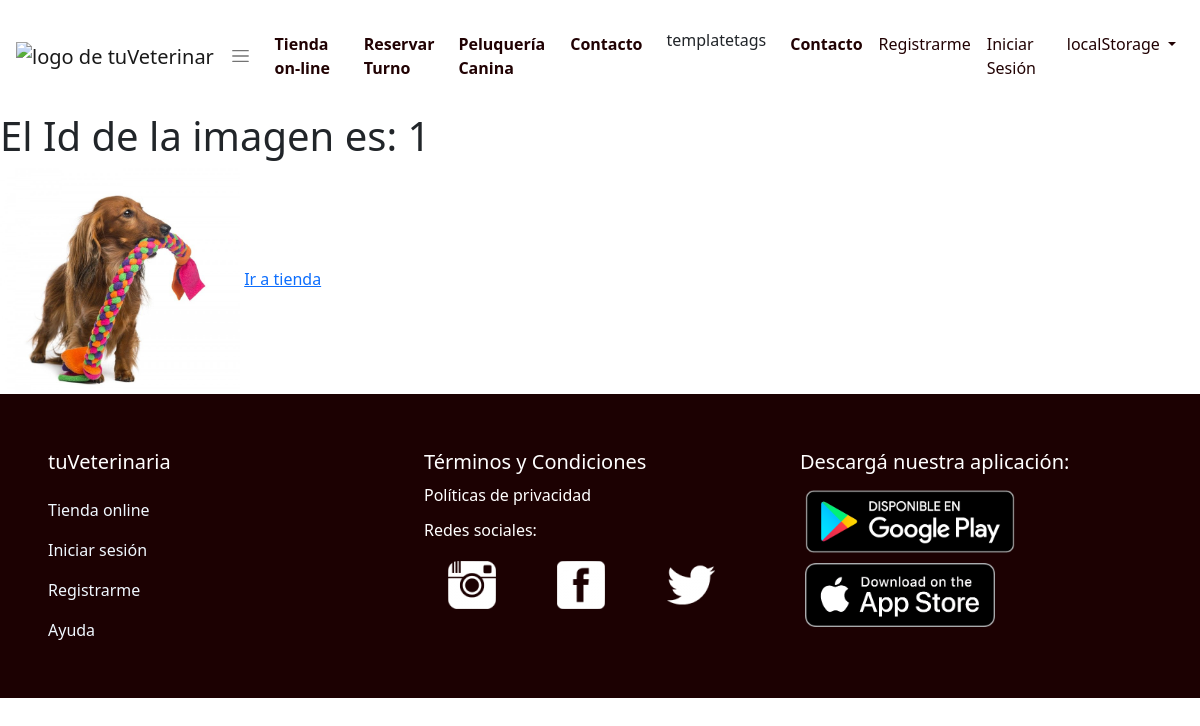
The app's page /tienda/1/ver/ with its own data.
### productos/models.py (models this page shows, shortened)
class Producto(models.Model):
    Borrador = 'Borrador'
    Publicado = 'Publicado'
    Retirado = 'Retirado'
    APROBACION_PRODUCTO = (
        (Borrador, 'Borrador'),
        (Publicado, 'Publicado'),
        (Retirado, 'Retirado'),
    )
    estado = models.CharField(max_length=10, choices=APROBACION_PRODUCTO, default='Borrador')
    producto = models.CharField(max_length=150)
    descripcion = models.CharField(max_length=250, default='Descripción')
    fecha_publicacion = models.DateTimeField('Fecha de publicación')
    imagen = models.ImageField(upload_to="producto/%Y/%m/%d", blank=True, null=True)
    categoria = models.ForeignKey(
        Categoria, blank=False, null=True, on_delete=models.CASCADE
    )
    stock = models.IntegerField(default=0)
    descripcion = models.TextField(  default="")
    precio = models.DecimalField(max_digits=12, decimal_places=2, default=0.00)
    descuento = models.IntegerField(default=0)

### tienda/views.py (the view)
# urls.py: path('<int:producto_id>/ver/', views.ver_imagen, name="ver"),
def ver_imagen(request, producto_id):
    params = {}
    try:
        producto = Producto.objects.get(pk=producto_id)
    except Producto.DoesNotExist:
        raise Http404
    params["producto"] = producto
    return render(request, "tienda/verimagen.html", params)

### templates/tienda/verimagen.html
{% extends "layout.html" %}
{% load static %}
{% block tienda %}
<div class="contenedor">
    <div class="row">
      <div class="col-12">
        <h1>El Id de la imagen es: {{producto.id}}</h1>
        <img src="/media/{{producto.imagen}}" style="width: 20%;">
        <a href="{% url 'verimagenes' %}">Ir a tienda</a>
      </div>
      </div>
</div>
{% endblock %}

### records on screen
Producto: id "1", imagen (picture)
